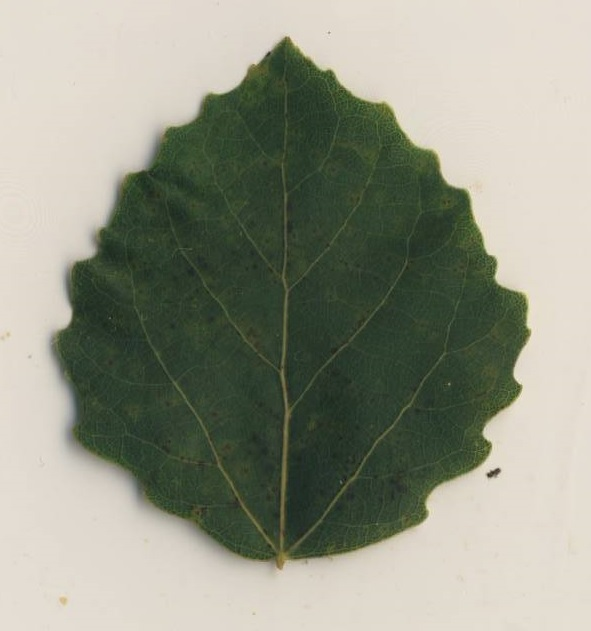
%> input picture 10.jpg, 591 x 631 px
$ octave test.m   (GNU Octave 9; MATLAB toolbox functions it lacks are replaced by stand-ins)
%> lines starting %> are read from the running program, lines starting %| are printed output that depends on the picture
%> further down, originalImage is the input picture: size 631x591x3 uint8; mean R, G, B 146.6, 149.4, 133.6
### rgb2yuv.m
function YUV=rgb2yuv(RGB)
RGB = mat2gray(RGB);
R = RGB(:,:,1);
G = RGB(:,:,2);
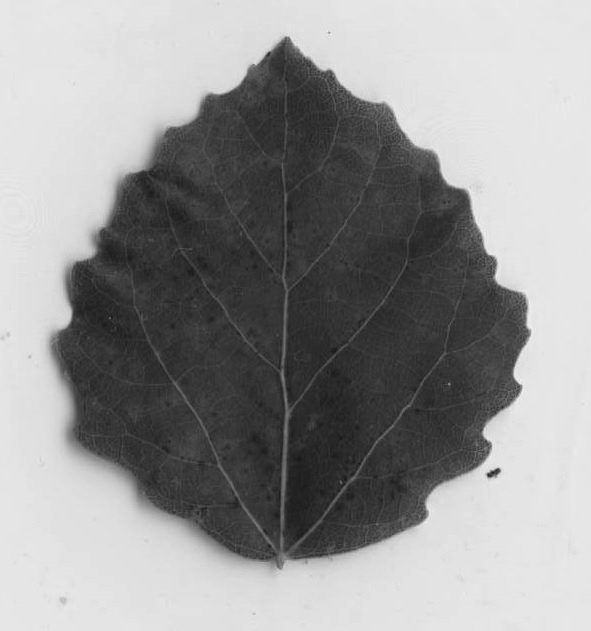
%> G: size 631x591 double; min 0.0437, max 0.983, mean 0.587
B = RGB(:,:,3);
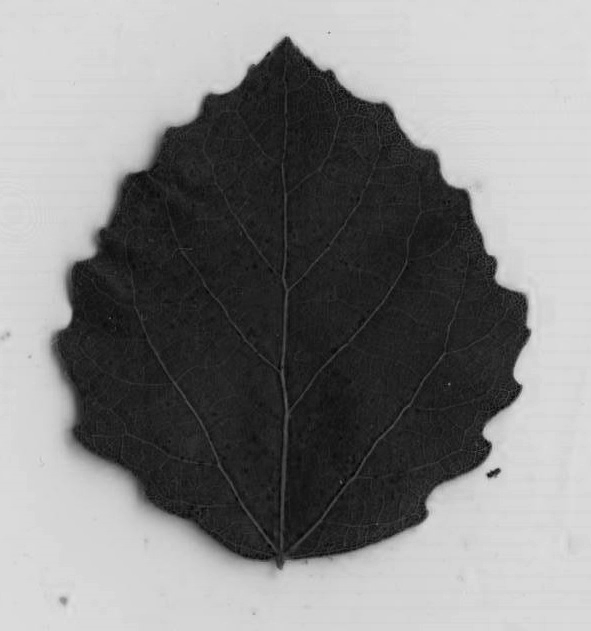
%> B: size 631x591 double; min 0, max 0.9, mean 0.518
Y = 0.299*R + 0.587*G + 0.114*B;
U = -0.147*R- 0.289*G + 0.436*B;
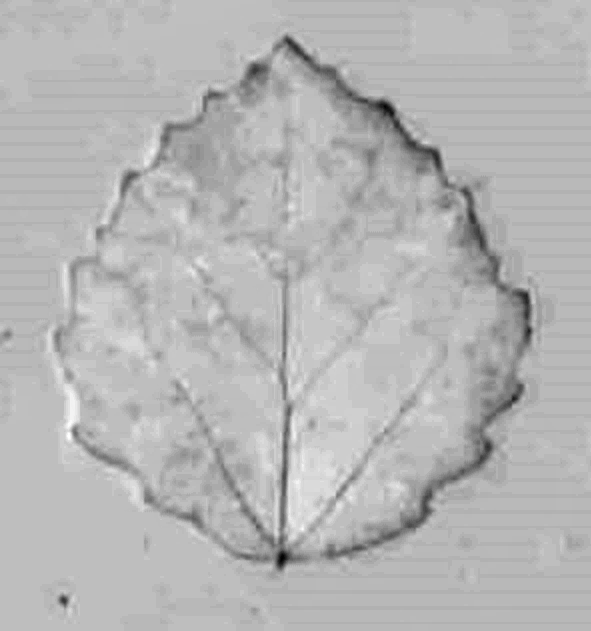
%> U: size 631x591 double; min -0.125, max 0.0108, mean -0.0281; drawn with min black and max white
V = 0.615*R - 0.515*G - 0.100*B;
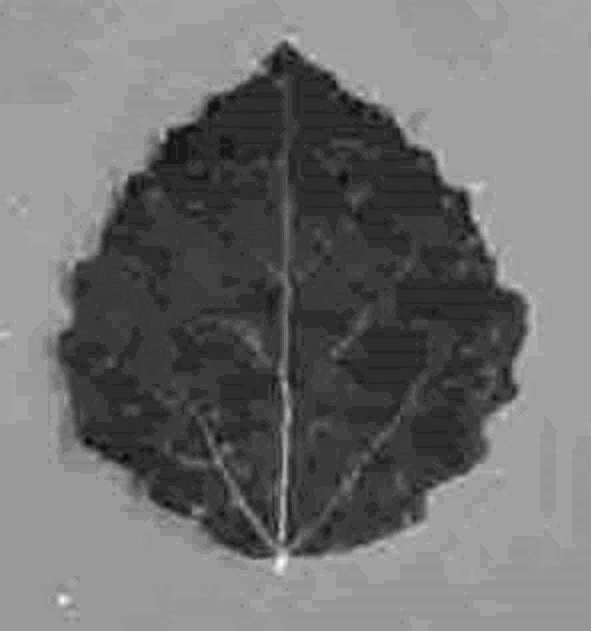
%> V: size 631x591 double; min -0.0643, max 0.0797, mean -0.000677; drawn with min black and max white
YUV = cat(3, Y, U, V);
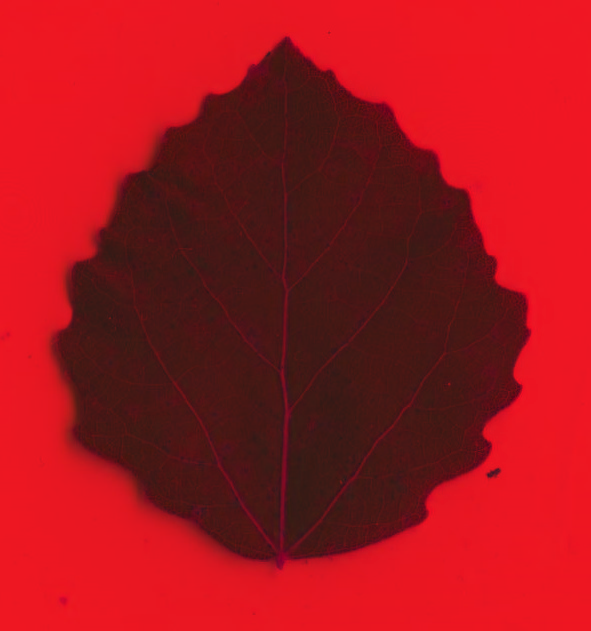
%> YUV: size 631x591x3 double; mean R, G, B 0.575, -0.0281, -0.000677; drawn with min black and max white
end

### test.m
originalImage=imread('10.jpg');
yuv=rgb2yuv(originalImage);
grayImage=yuv(:,:,1);
subplot(2,2,1)
imshow(grayImage)
title('Original grayImage')
subplot(2,2,2)
histogram(grayImage)
title('Histogram of grayImage')
axis off
subplot(2,2,3)
imageHisteq=histeq(grayImage);
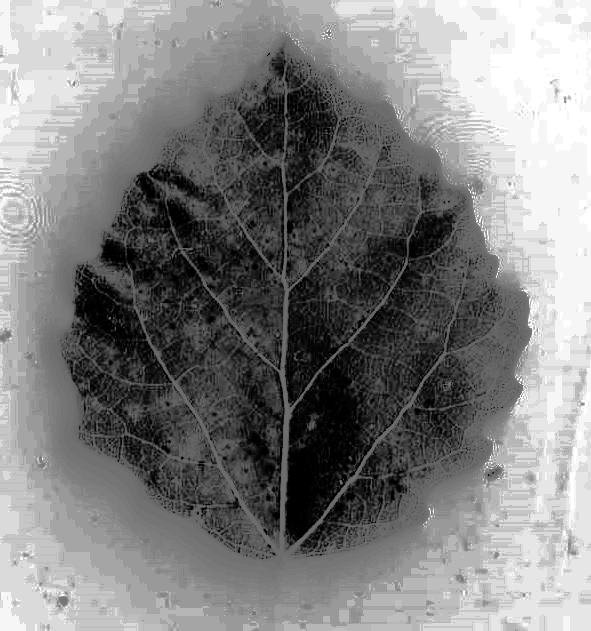
%> imageHisteq: size 631x591 double; min 0, max 1, mean 0.506
imshow(imageHisteq)
subplot(2,2,4)
imageAdHiseq=adapthisteq(grayImage);
imshow(imageAdHiseq)
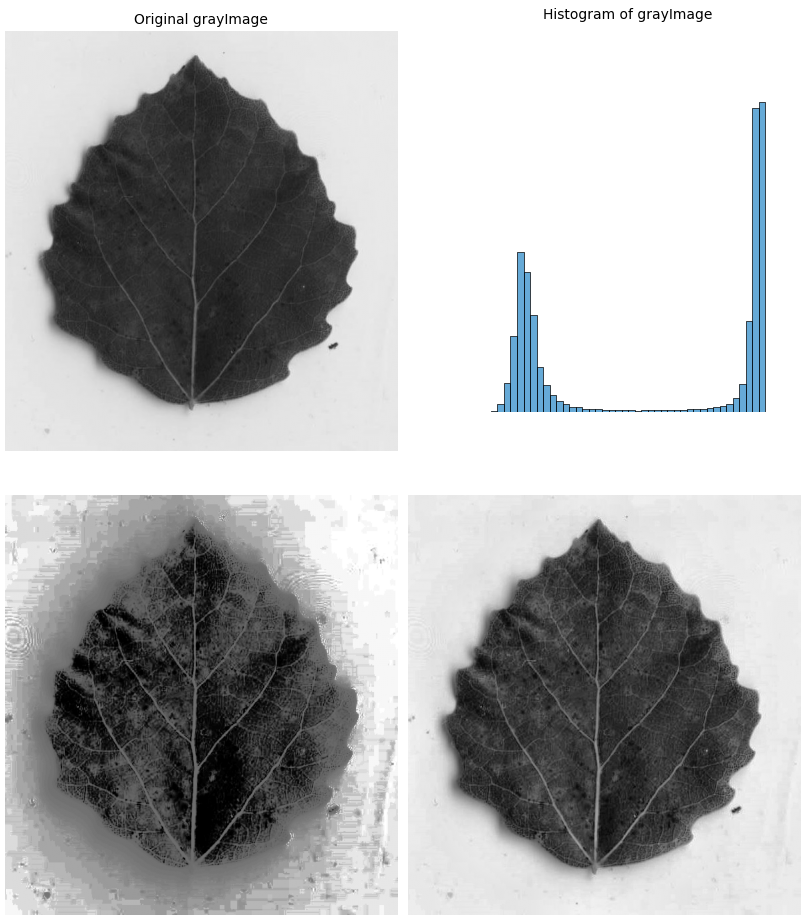
%> figure redrawn from the program's plot data, 4 panels

$ run again, with 11.jpg copied over 10.jpg
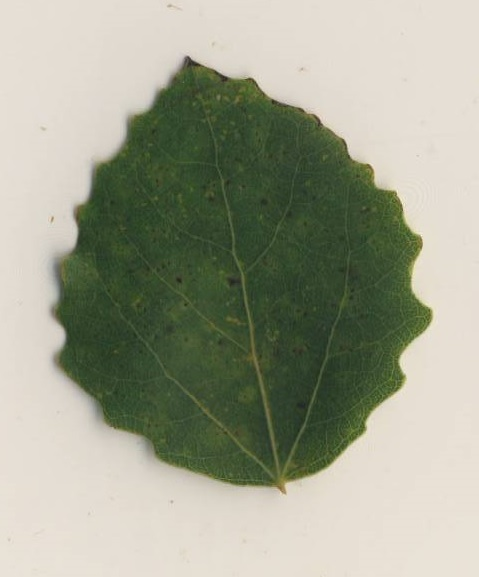
%> input picture 11.jpg, 479 x 577 px
%> originalImage is the input picture: size 577x479x3 uint8; mean R, G, B 158.3, 161.3, 142.4
%> `imageHisteq=histeq(grayImage);`:
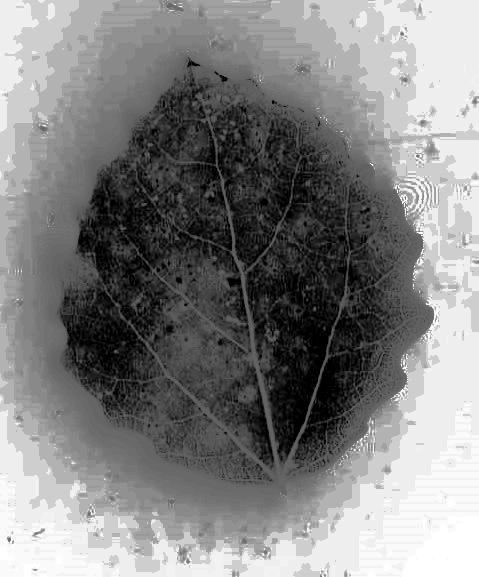
%> imageHisteq: size 577x479 double; min 0, max 1, mean 0.514
%> `imshow(imageAdHiseq)`:
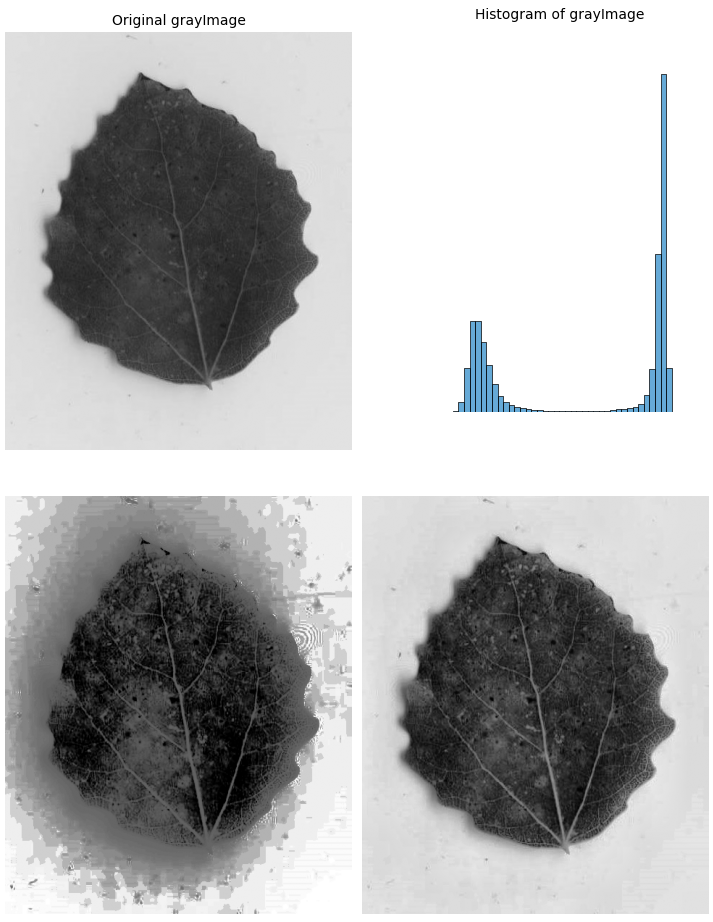
%> figure redrawn from the program's plot data, 4 panels

$ run again, with 14.jpg copied over 10.jpg
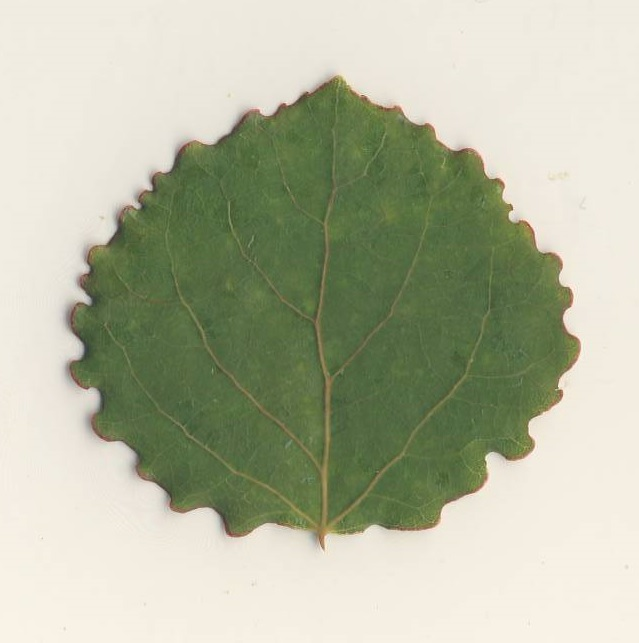
%> input picture 14.jpg, 639 x 643 px
%> originalImage is the input picture: size 643x639x3 uint8; mean R, G, B 179.5, 183.8, 159.9
%> `imageHisteq=histeq(grayImage);`:
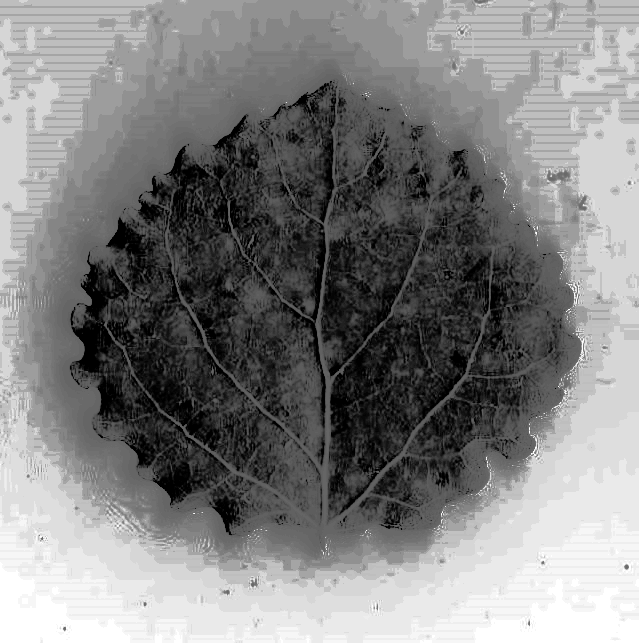
%> imageHisteq: size 643x639 double; min 0, max 1, mean 0.508
%> `imshow(imageAdHiseq)`:
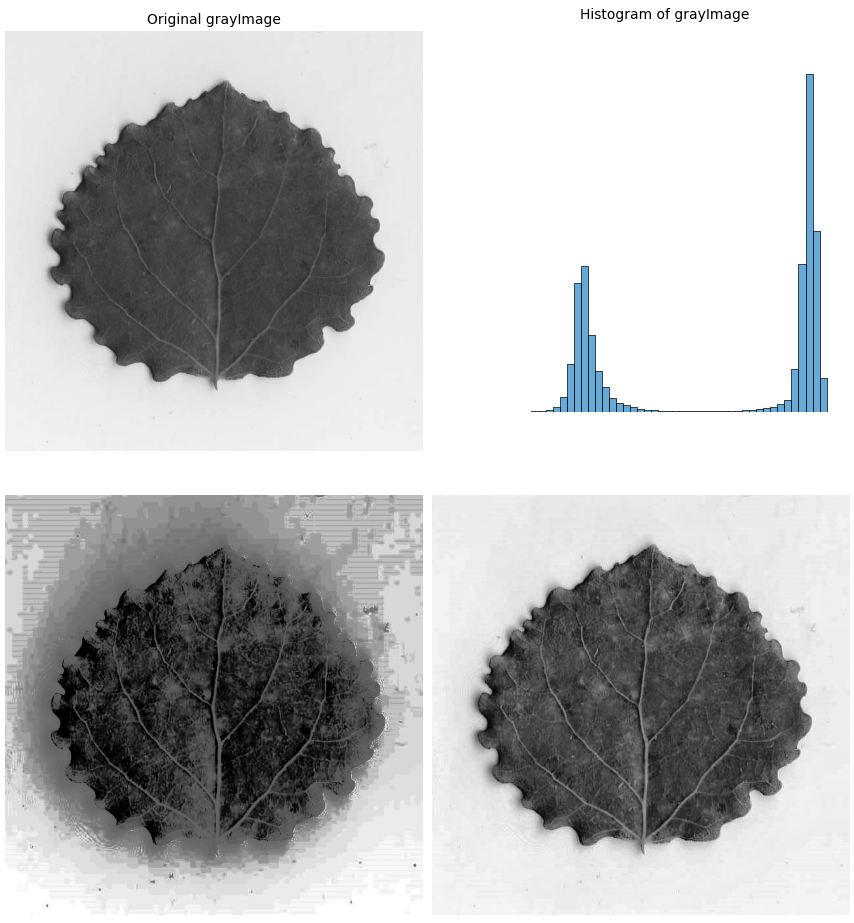
%> figure redrawn from the program's plot data, 4 panels

$ run again, with 22.jpg copied over 10.jpg
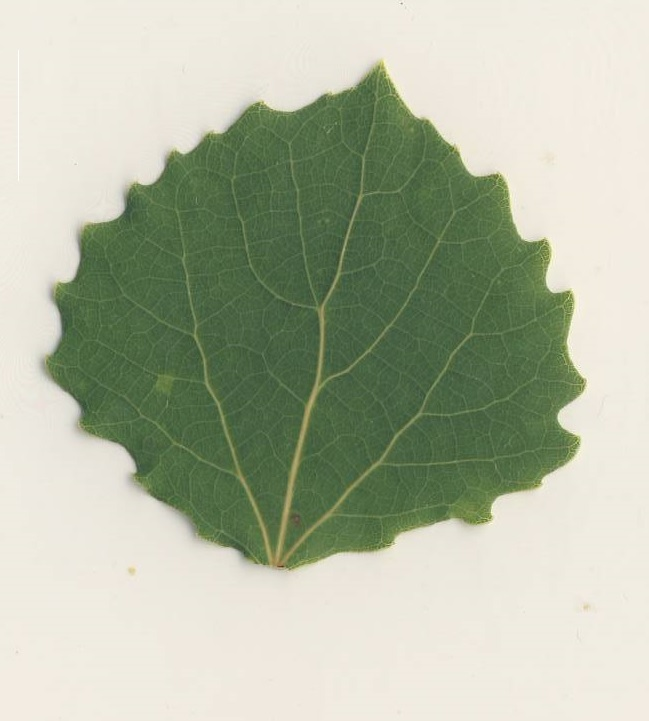
%> input picture 22.jpg, 649 x 721 px
%> originalImage is the input picture: size 721x649x3 uint8; mean R, G, B 177.2, 184.3, 162.5
%> `imshow(imageAdHiseq)`:
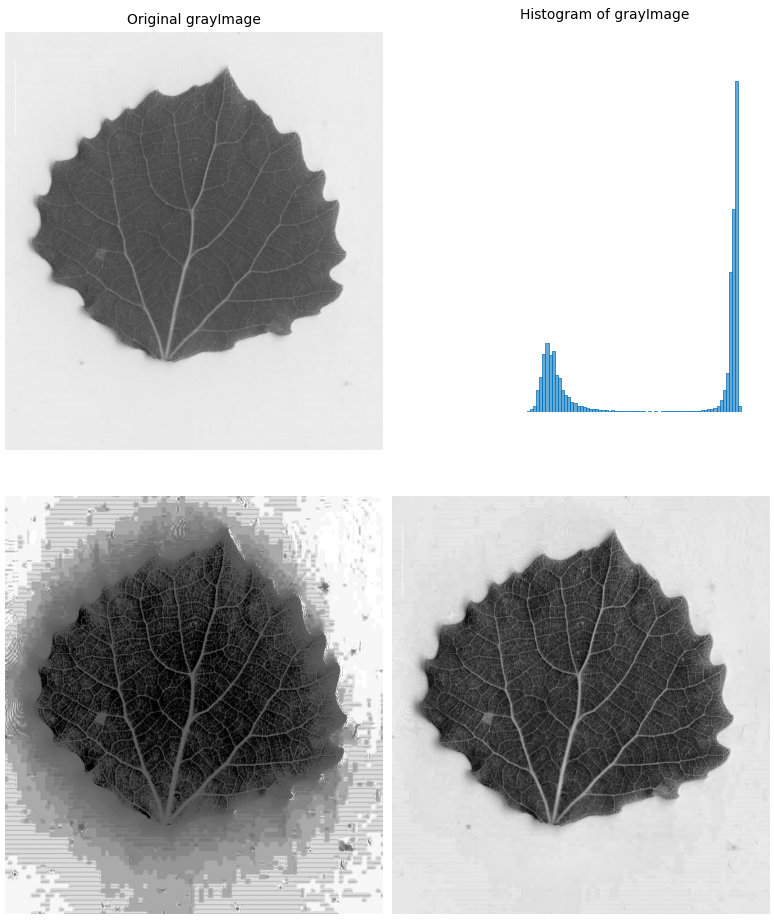
%> figure redrawn from the program's plot data, 4 panels
